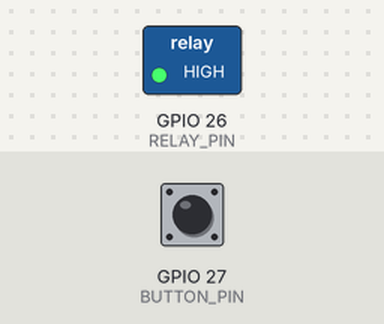
A sketch run on a simulated ESP32. Parts: switched loads named in the sketch (green lamp = pin HIGH). Inputs (shaded band) come from the test bench; at power-on: GPIO 27 (BUTTON_PIN) HIGH. WiFi joins after 1.5 s; servers stay silent unless stated; what the sketch prints to the serial monitor is not drawn.

Above: at 2.7 s.
2.8 s: GPIO 27 (BUTTON_PIN) pulled LOW for 0.15 s
At 3.4 s:
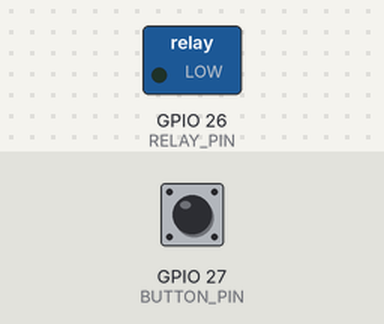
4.4 s: GPIO 27 (BUTTON_PIN) pulled LOW for 1 s
At 5.8 s:
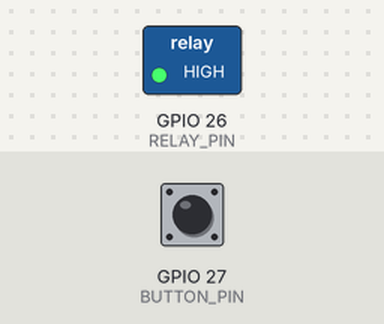
6.9 s: GPIO 27 (BUTTON_PIN) pulled LOW for 3.2 s
At 7.7 s:
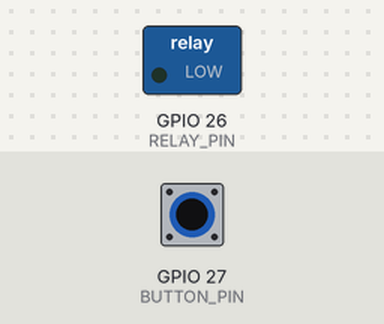
Timing chart, 0 to 9.9 s (numbered marks = the images above; inputs shaded):
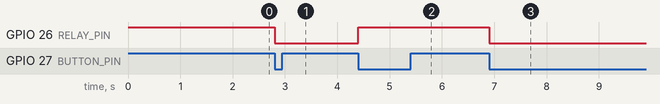

The sketch:

voice_light.ino
```cpp
/*
  ESP32 สั่งเปิดปิดไฟด้วยเสียง Google Home / Alexa ผ่าน SinricPro
  K iTech Review (TikTok) · Kham iTech Lab (YouTube / Facebook)

  ⚠️ ไฟบ้าน 220V อันตรายถึงชีวิต ตัดเบรกเกอร์ก่อนต่อทุกครั้ง ถ้าไม่มั่นใจ ใช้ปลั๊กอัจฉริยะแทน

  ต่อสาย (ฝั่งไฟต่ำ) — เหมือนคลิปเปิดปิดไฟจากมือถือ
    รีเลย์ VCC -> 5V / VIN   GND -> GND   IN -> GPIO 26
    ปุ่มกดที่ผนัง (ไม่ใส่ก็ได้) ขาหนึ่ง -> GPIO 27  อีกขา -> GND

  ต่อสาย (ฝั่ง 220V)
    ตัดเฉพาะสายเส้นไฟ L ที่เข้าหลอดไฟ มาต่อที่ขา COM กับ NO ของรีเลย์ สาย N ไม่ต้องตัด

  การทำงาน
    พูด "Hey Google เปิดไฟ" / "Alexa turn on light" -> รีเลย์ติด
    กดปุ่มที่บอร์ด -> สลับเปิด/ปิด และแจ้งสถานะกลับไปที่แอป
    ไฟดับแล้วกลับมา -> ดึงสถานะล่าสุดจาก SinricPro มาใช้

  ไลบรารี (Library Manager): SinricPro  (จะถามให้ติดตั้ง ArduinoJson กับ WebSockets ด้วย กด Install All)
*/

#include <Arduino.h>
#include <WiFi.h>
#include "SinricPro.h"
#include "SinricProSwitch.h"

// ---------- ตั้งค่า ----------
#define WIFI_SSID   "ชื่อWiFi"
#define WIFI_PASS   "รหัสWiFi"
#define APP_KEY     "xxxx"   // จากเมนู Credentials ในเว็บ SinricPro
#define APP_SECRET  "xxxx"
#define SWITCH_ID   "xxxx"   // Device ID ของอุปกรณ์แบบ Switch

const int  RELAY_PIN  = 26;
const int  BUTTON_PIN = 27;
const bool RELAY_ACTIVE_LOW = true;   // รีเลย์ส่วนใหญ่ติดเมื่อ IN = LOW ถ้าไฟติดตอนควรดับ เปลี่ยนเป็น false

// ---------- ตัวแปร ----------
bool lightOn = false;
unsigned long lastPress = 0;
bool lastBtn = HIGH;

void setRelay(bool on) {
  lightOn = on;
  digitalWrite(RELAY_PIN, (on ^ RELAY_ACTIVE_LOW) ? HIGH : LOW);
  Serial.printf("[Light] %s\n", on ? "ON" : "OFF");
}

// สั่งจาก Google Home / Alexa / แอป SinricPro
bool onPowerState(const String &deviceId, bool &state) {
  setRelay(state);
  return true;
}

// ปุ่มกดที่บอร์ด
void handleButton() {
  bool b = digitalRead(BUTTON_PIN);
  if (b == LOW && lastBtn == HIGH && millis() - lastPress > 300) {
    lastPress = millis();
    setRelay(!lightOn);
    SinricProSwitch &sw = SinricPro[SWITCH_ID];
    if (!sw.sendPowerStateEvent(lightOn)) Serial.println("[SinricPro] ส่งสถานะไม่ได้ (ยังไม่ต่อเน็ต?)");
  }
  lastBtn = b;
}

void setupWiFi() {
  Serial.print("[WiFi] Connecting");
  WiFi.setSleep(false);
  WiFi.setAutoReconnect(true);
  WiFi.begin(WIFI_SSID, WIFI_PASS);
  while (WiFi.status() != WL_CONNECTED) {
    handleButton();          // ระหว่างรอเน็ต ปุ่มยังใช้ได้
    delay(50);
    static int n = 0;
    if (++n % 10 == 0) Serial.print(".");
  }
  Serial.printf("\n[WiFi] IP %s\n", WiFi.localIP().toString().c_str());
}

void setupSinricPro() {
  SinricProSwitch &sw = SinricPro[SWITCH_ID];
  sw.onPowerState(onPowerState);
  SinricPro.onConnected([]() { Serial.println("[SinricPro] Connected"); });
  SinricPro.onDisconnected([]() { Serial.println("[SinricPro] Disconnected"); });
  SinricPro.restoreDeviceStates(true);   // ไฟดับแล้วกลับมา ใช้สถานะล่าสุด
  SinricPro.begin(APP_KEY, APP_SECRET);
}

void setup() {
  Serial.begin(115200);
  pinMode(RELAY_PIN, OUTPUT);
  setRelay(false);                       // เริ่มต้นปิดไว้ก่อน
  pinMode(BUTTON_PIN, INPUT_PULLUP);
  setupWiFi();
  setupSinricPro();
}

void loop() {
  SinricPro.handle();
  handleButton();
}
```

Measured:
- after the input at 2.8 s, GPIO 26 (RELAY_PIN): HIGH → LOW at once
- after the input at 4.4 s, GPIO 26 (RELAY_PIN): LOW → HIGH at once
- after the input at 6.9 s, GPIO 26 (RELAY_PIN): HIGH → LOW at once
